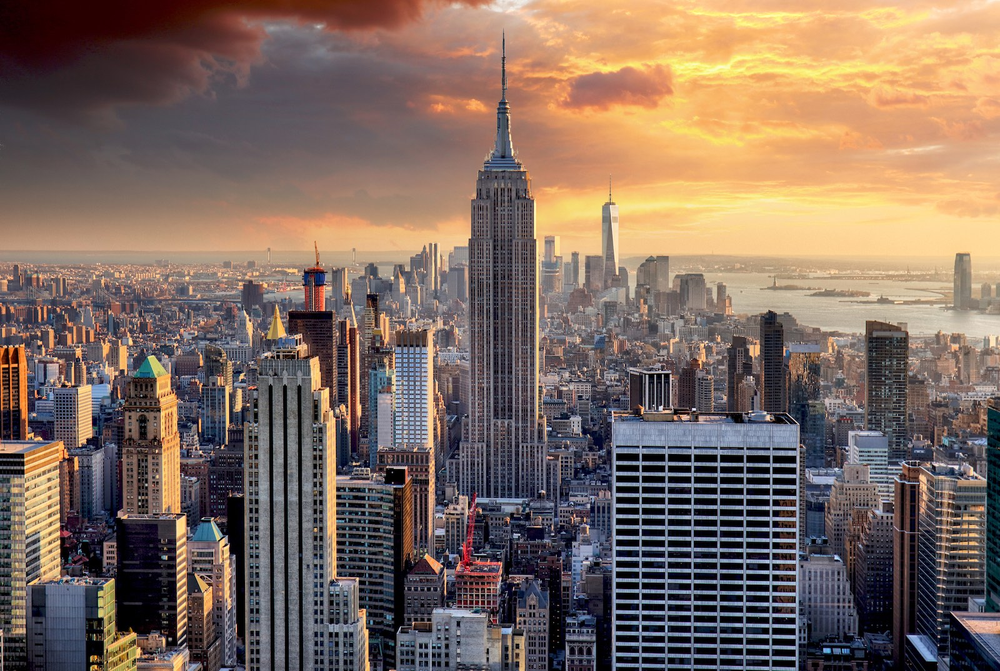
#> input picture Shi-Tomasi-Corner-Detector/img.png, 1000 x 671 px, shrunk from 1600 x 1073 before the run
$ python corner_detector.py
#> lines starting #> are read from the running program, lines starting #| are printed output that depends on the picture; after the words box and inside, x2 and y2 are one past the last pixel; in counts of white or black regions, pixels touching at a corner belong together
import cv2
import numpy as np
import matplotlib.pyplot as plt

img = cv2.imread('img.png')
#> img is the input picture: shape (671, 1000, 3); mean B, G, R 96, 107.2, 127
gray = cv2.cvtColor(img,cv2.COLOR_BGR2GRAY)
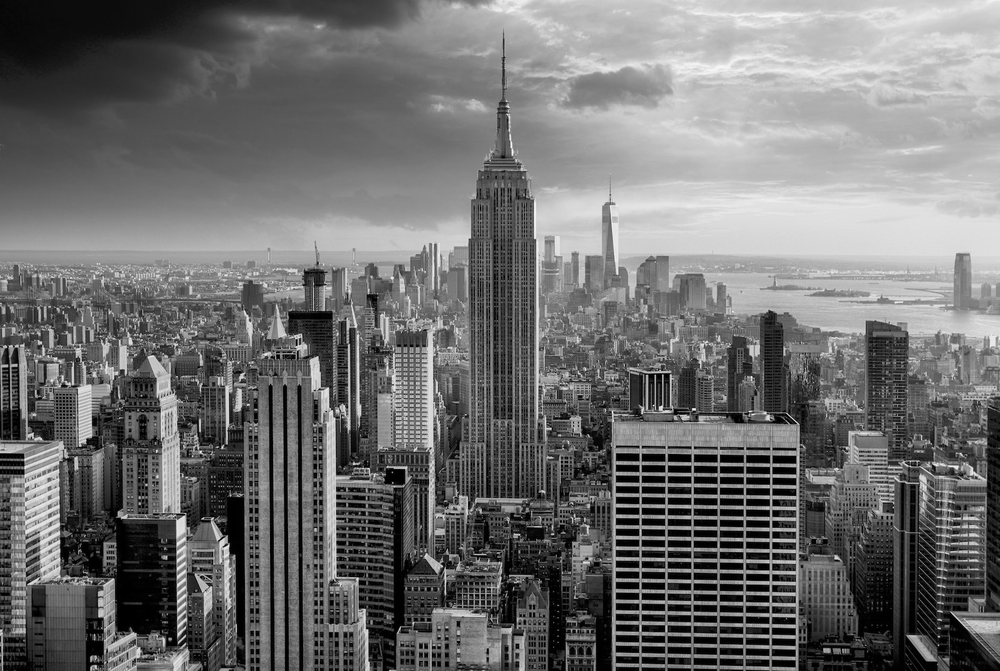
#> gray: shape (671, 1000); min 0, max 247, mean 111.8


#finding corners
corners = cv2.goodFeaturesToTrack(gray,25,0.01,10)
#> corners = 25 rows, first 8: [337, 518], [692, 409], [80, 445], [662, 374], [317, 357], [353, 463], [642, 447], [113, 579]
corners = np.int0(corners)
for i in corners:
    x,y = i.ravel()
    cv2.circle(img,(x,y),3,255,-1)
#> this loop made 25 passes
#> (x, y) on passes 1 to 12: (337, 518), (692, 409), (80, 445), (662, 374), (317, 357), (353, 463), (642, 447), (113, 579), (795, 484), (768, 601), (442, 566), (769, 473)
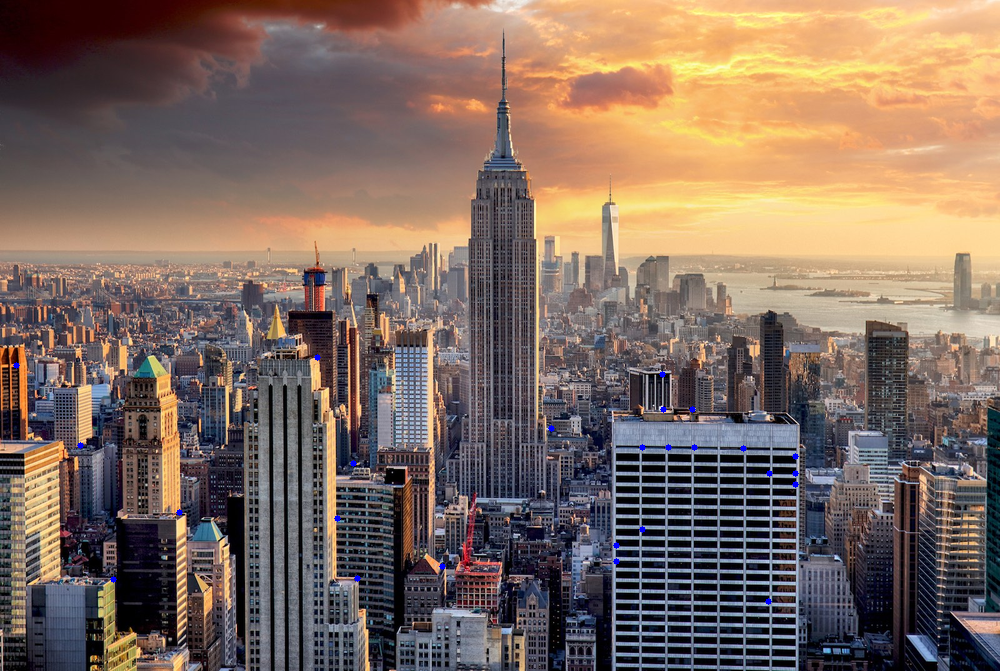
#> img: shape (671, 1000, 3); 0.11% of pixels changed, all inside (x1, y1, x2, y2) = (13, 354, 799, 605)


plt.imshow(img)
plt.show()
